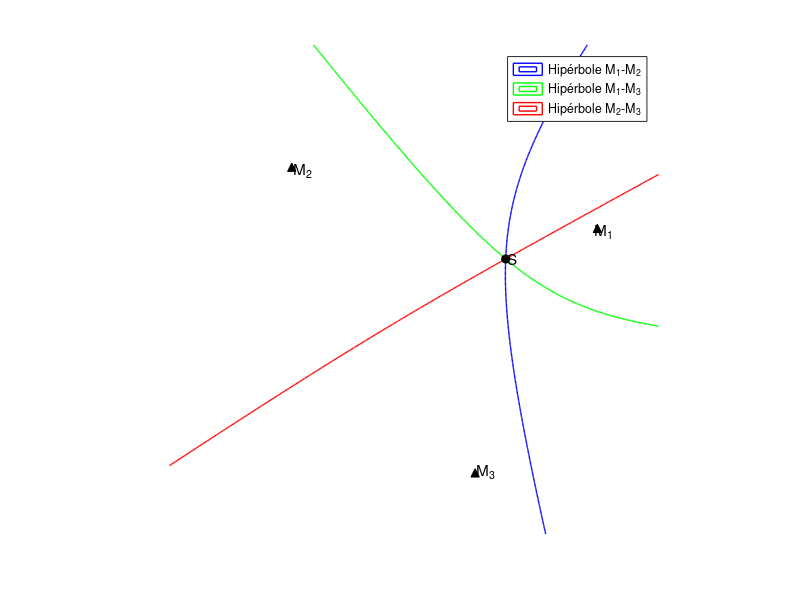

Recreate this plot in MATLAB.
% Figura ilustrativa do problema 2D de localização por TDOA
clc; clear; close all;

% --- Coordenadas dos microfones ---
M1 = [3, 1];
M2 = [-2, 2];
M3 = [1, -3];

% --- Fonte sonora ---
S = [1.5, 0.5];

% --- Diferenças de distâncias (definem as hipérboles) ---
d12 = norm(S - M1) - norm(S - M2);
d13 = norm(S - M1) - norm(S - M3);
d23 = norm(S - M2) - norm(S - M3);

% --- Geração de grelha ---
[x, y] = meshgrid(linspace(-4, 4, 400), linspace(-4, 4, 400));

% --- Cálculo das diferenças de distância em cada ponto ---
D12 = sqrt((x - M1(1)).^2 + (y - M1(2)).^2) - sqrt((x - M2(1)).^2 + (y - M2(2)).^2);
D13 = sqrt((x - M1(1)).^2 + (y - M1(2)).^2) - sqrt((x - M3(1)).^2 + (y - M3(2)).^2);
D23 = sqrt((x - M2(1)).^2 + (y - M2(2)).^2) - sqrt((x - M3(1)).^2 + (y - M3(2)).^2);

% --- Figura ---
figure('Color','w'); hold on; axis equal;
set(gca, 'XColor', 'none', 'YColor', 'none')  % oculta apenas os eixos
contour(x, y, D12, [d12 d12], 'b-', 'LineWidth', 1);
contour(x, y, D13, [d13 d13], 'g-', 'LineWidth', 1);
contour(x, y, D23, [d23 d23], 'r-', 'LineWidth', 1);

% --- Microfones e fonte ---
plot(M1(1), M1(2), 'k^', 'MarkerFaceColor', 'k', 'DisplayName','M_1');
plot(M2(1), M2(2), 'k^', 'MarkerFaceColor', 'k', 'DisplayName','M_2');
plot(M3(1), M3(2), 'k^', 'MarkerFaceColor', 'k', 'DisplayName','M_3');
plot(S(1), S(2), 'ko', 'MarkerFaceColor', 'k', 'DisplayName','S');

% --- Etiquetas ---
text(M1(1)-0.05, M1(2)-0.05, 'M_1', 'FontSize', 11);
text(M2(1)+0.03, M2(2)-0.05, 'M_2', 'FontSize', 11);
text(M3(1)+0.03, M3(2)+0.03, 'M_3', 'FontSize', 11);
text(S(1)+0.03, S(2), 'S', 'FontSize', 11);

xlabel('x (m)'); ylabel('y (m)');
axis([-4 4 -4 4]);

legend('Hipérbole M_1-M_2','Hipérbole M_1-M_3','Hipérbole M_2-M_3');
